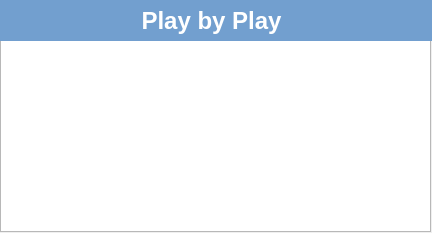
<?xml version="1.0" encoding="UTF-8"?>
<ui version="4.0">
 <class>Form</class>
 <widget class="QWidget" name="Form">
  <property name="geometry">
   <rect>
    <x>0</x>
    <y>0</y>
    <width>432</width>
    <height>233</height>
   </rect>
  </property>
  <property name="windowTitle">
   <string>Form</string>
  </property>
  <widget class="QTextBrowser" name="textBrowser">
   <property name="geometry">
    <rect>
     <x>0</x>
     <y>40</y>
     <width>431</width>
     <height>192</height>
    </rect>
   </property>
   <property name="maximumSize">
    <size>
     <width>431</width>
     <height>192</height>
    </size>
   </property>
   <property name="font">
    <font>
     <pointsize>16</pointsize>
    </font>
   </property>
   <property name="html">
    <string>&lt;!DOCTYPE HTML PUBLIC &quot;-//W3C//DTD HTML 4.0//EN&quot; &quot;http://www.w3.org/TR/REC-html40/strict.dtd&quot;&gt;
&lt;html&gt;&lt;head&gt;&lt;meta name=&quot;qrichtext&quot; content=&quot;1&quot; /&gt;&lt;style type=&quot;text/css&quot;&gt;
p, li { white-space: pre-wrap; }
&lt;/style&gt;&lt;/head&gt;&lt;body style=&quot; font-family:'Ubuntu'; font-size:16pt; font-weight:400; font-style:normal;&quot;&gt;
&lt;p style=&quot;-qt-paragraph-type:empty; margin-top:0px; margin-bottom:0px; margin-left:0px; margin-right:0px; -qt-block-indent:0; text-indent:0px; font-size:11pt;&quot;&gt;&lt;br /&gt;&lt;/p&gt;&lt;/body&gt;&lt;/html&gt;</string>
   </property>
  </widget>
  <widget class="QLabel" name="label_2">
   <property name="geometry">
    <rect>
     <x>-19</x>
     <y>0</y>
     <width>461</width>
     <height>41</height>
    </rect>
   </property>
   <property name="font">
    <font>
     <pointsize>18</pointsize>
     <weight>75</weight>
     <bold>true</bold>
    </font>
   </property>
   <property name="styleSheet">
    <string notr="true">background-color: rgb(114, 159, 207);
color: rgb(255, 255, 255);</string>
   </property>
   <property name="text">
    <string>Play by Play</string>
   </property>
   <property name="alignment">
    <set>Qt::AlignCenter</set>
   </property>
  </widget>
 </widget>
 <resources/>
 <connections/>
</ui>
